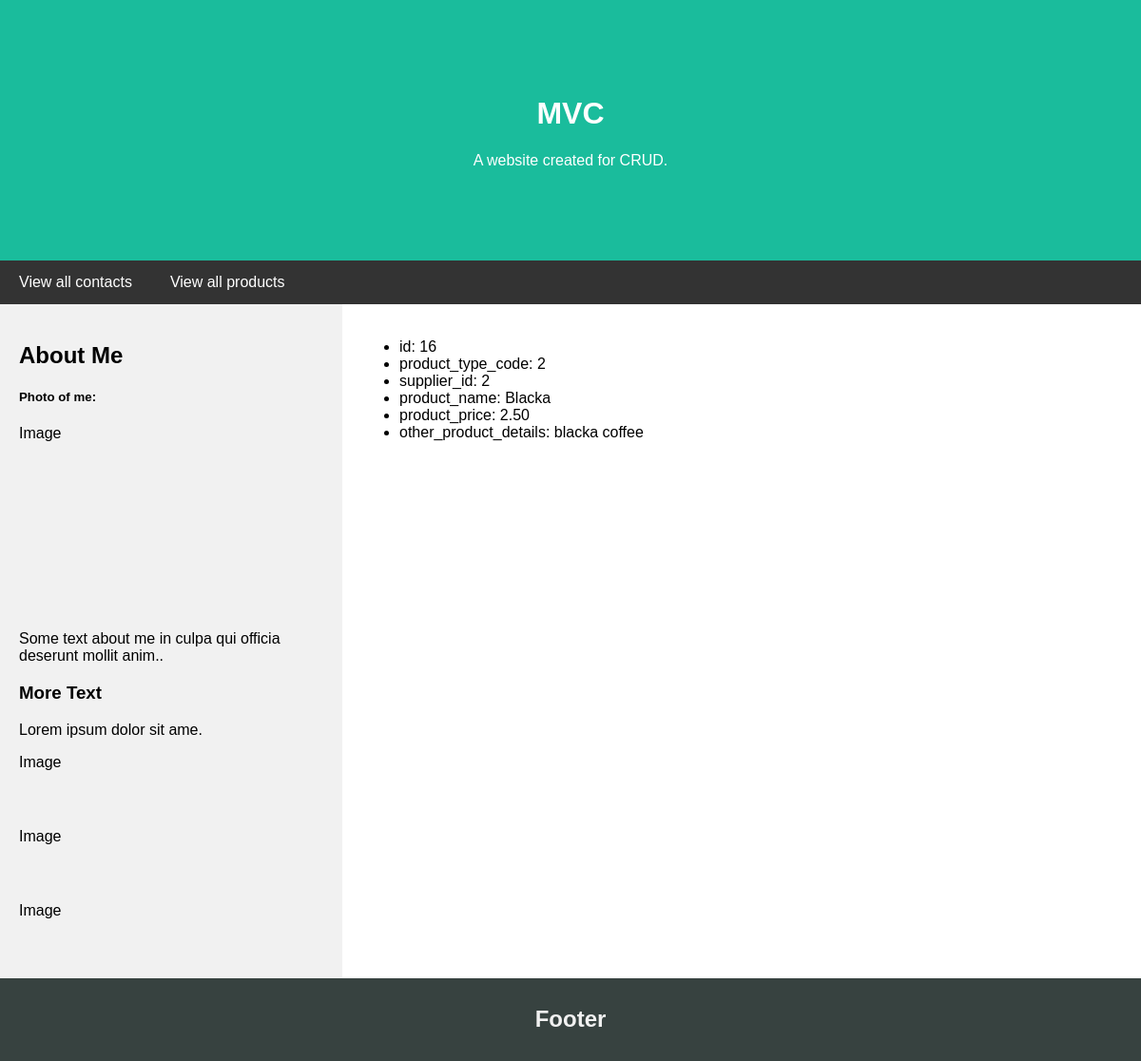
Screenshot of /?act=products&op=read&id=16 with the database file from the repository.
### tables this page shows
CREATE TABLE `products` (
  `product_id` int(11) NOT NULL,
  `product_type_code` int(16) NOT NULL,
  `supplier_id` int(16) NOT NULL,
  `product_name` varchar(55) NOT NULL,
  `product_price` decimal(4,2) NOT NULL,
  `other_product_details` varchar(55) NOT NULL
);

### index.php (called while the page is built, shortened)
<?php
$controller = new MainController();
$controller->handleRequest();

### model/DataHandler.php (called while the page is built, shortened)
<?php
class DataHandler{
	public function __construct($host, $dbdriver, $dbname, $username, $password)
	{
		$this->host = $host;
		$this->dbdriver = $dbdriver;
		$this->dbname = $dbname;
		$this->username = $username;
		$this->password = $password;
		try {
			$this->dbh = new PDO("$this->dbdriver:host=$this->host;dbname=$this->dbname", $this->username, $this->password);
			$this->dbh->setAttribute(PDO::ATTR_ERRMODE, PDO::ERRMODE_EXCEPTION);
			return true;
		} catch (PDOException $e) {
			echo "Connection with ".$this->dbdriver." failed: ".$e->getMessage();
		}
	}
	public function readsData($sql){
		return $this->dbh->query($sql,PDO::FETCH_ASSOC);
	}
}
?>

### model/ProductsLogic.php (called while the page is built, shortened)
<?php
require_once 'model/DataHandler.php';
class ProductsLogic
    {
    public function __construct()
    {
        $this->DataHandler = new DataHandler("localhost", "mysql", "user_db", "root", "");
    }
    public function readProduct($product_id) {
        try {
            $sql = "SELECT * FROM Products WHERE product_id = " . $product_id;
            $result = $this->DataHandler->readsData($sql);
            return $result;
        } catch (Exception $e) {
            throw $e;
        }
    }
}
?>

### view/product.php (the view)
<?php require 'header.php'; ?>
<div class="row">
    <?php
    require 'sidebar.php';
    ?>
    <div class="main">
    <ul>
        <li>id: <?= $products['product_id'] ?></li>
        <li>product_type_code: <?= $products['product_type_code'] ?></li>
        <li>supplier_id: <?= $products['supplier_id'] ?></li>
        <li>product_name: <?= $products['product_name'] ?></li>
        <li>product_price: <?= $products['product_price'] ?></li>
        <li>other_product_details: <?= $products['other_product_details'] ?></li>
    </ul>
    </div>
</div>
<?php require 'footer.php' ?>

### css/style.css (style rules this page uses)
* { box-sizing: border-box; }
body { font-family: Arial, Helvetica, sans-serif; margin: 0; }
.main { flex: 70%; background-color: white; padding: 20px; }
.row { display: flex; flex-wrap: wrap; }

### rows the page displays
products: product_id "16", product_type_code "2", supplier "2", product_name "Blacka", product_price "2.50", other_product_details "blacka coffee"
